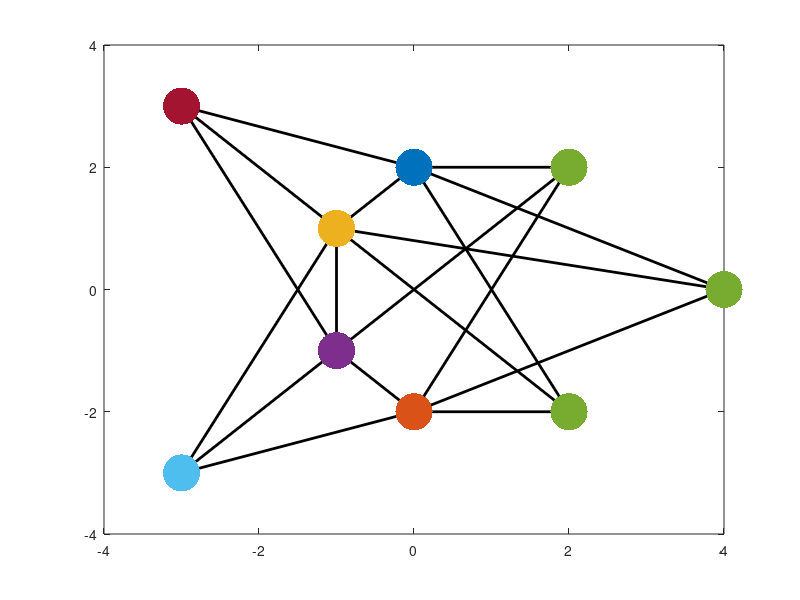

The MATLAB script that drew this image:
function [r, H, A, W, Omega] = affineGraph()
%%
%%%%%%%%%%%关联矩阵%%%%%%%%%%%
H = [1, 1, 1, 0, 0, 0, 0, 0, 0, 0, 0, 0, 0, 0, 0, 0, 0, 0;
     0, 0, 0, 1, 1, 1, 0, 0, 0, 0, 0, 0, 0, 0, 0, 0, 0, 0;
     0, 0, 0, 0, 0, 0, 1, 1, 1, 0, 0, 0, 0, 0, 0, 0, 0, 0;
    -1, 0, 0,-1, 0, 0,-1, 0, 0, 1, 0, 0, 1, 0, 0, 0, 0, 0;
     0,-1, 0, 0,-1, 0, 0,-1, 0, 0, 1, 0, 0, 0, 0, 1, 0, 0;
     0, 0,-1, 0, 0, 0, 0, 0,-1,-1, 0, 1, 0, 1, 0, 0, 1, 0;
     0, 0, 0, 0, 0,-1, 0, 0, 0, 0,-1,-1, 0, 0, 1, 0, 0, 1;
     0, 0, 0, 0, 0, 0, 0, 0, 0, 0, 0, 0,-1,-1,-1, 0, 0, 0;
     0, 0, 0, 0, 0, 0, 0, 0, 0, 0, 0, 0, 0, 0, 0,-1,-1,-1];

%%
%%%%%%%%%%%nominal configuration matrix%%%%%%%%%%%
r = [ 8,  0;
      4,  4;
      4, -4;
      0,  4;
      0, -4;
     -2,  2;
     -2, -2;
     -6,  6;
     -6, -6] / 2;
%%%%%%%%%%%邻接矩阵%%%%%%%%%%%
A = [0 0 0 0 0 0 0 0 0;
     0 0 0 0 0 0 0 0 0;
     0 0 0 0 0 0 0 0 0;
     1 1 1 0 0 0 0 0 0;
     1 1 1 0 0 0 0 0 0;
     1 0 1 1 0 0 0 0 0;
     0 1 0 0 1 1 0 0 0;
     0 0 0 1 0 1 1 0 0;
     0 0 0 0 1 1 1 0 0];
W = [   0,       0,       0,    0,     0,       0,    0,    0,    0;
        0,       0,       0,    0,     0,       0,    0,    0,    0;
        0,       0,       0,    0,     0,       0,    0,    0,    0;
        1,    -1.5,    -0.5,    0,     0,       0,    0,    0,    0;
        1,    -0.5,    -1.5,    0,     0,       0,    0,    0,    0;
     -0.5,       0,     0.5,    1,     0,       0,    0,    0,    0;
        0,      -1,       0,    0,     3,       3,    0,    0,    0;
        0,       0,       0,    1,     0,    -2.5,    1,    0,    0;
        0,       0,       0,    0,  -0.4,    -0.4,    1,    0,    0];
%%%%%%%%%%%Laplacian矩阵%%%%%%%%%%%
N = size(r, 1);
Omega = -W;
for i=1:N
    for j = 1:N
        Omega(i,i) = Omega(i,i) + W(i,j);
    end
end 
disp(Omega)

%%
[n,m] = size(H);
edge = mod(reshape(find(H~=0),2,m),n);
edge(edge==0) = n;
MarkerSize = 80;

figure(1)
for i=1:m
    plot(r(edge(:,i),1), r(edge(:,i),2), 'k', 'LineWidth', 2); hold on;
end
plot(r(1,1), r(1,2), '.', 'MarkerSize', MarkerSize, 'Color', [0.4660 0.6740 0.1880]);
plot(r(2,1), r(2,2), '.', 'MarkerSize', MarkerSize, 'Color', [0.4660 0.6740 0.1880]);
plot(r(3,1), r(3,2), '.', 'MarkerSize', MarkerSize, 'Color', [0.4660 0.6740 0.1880]);
plot(r(4,1), r(4,2), '.', 'MarkerSize', MarkerSize, 'Color', [0 0.4470 0.7410]);
plot(r(5,1), r(5,2), '.', 'MarkerSize', MarkerSize, 'Color', [0.8500 0.3250 0.0980]);
plot(r(6,1), r(6,2), '.', 'MarkerSize', MarkerSize, 'Color', [0.9290 0.6940 0.1250]);
plot(r(7,1), r(7,2), '.', 'MarkerSize', MarkerSize, 'Color', [0.4940 0.1840 0.5560]);
plot(r(8,1), r(8,2), '.', 'MarkerSize', MarkerSize, 'Color', [0.6350 0.0780 0.1840]);
plot(r(9,1), r(9,2), '.', 'MarkerSize', MarkerSize, 'Color', [0.3010 0.7450 0.9330]);
xlim([-4,4]);
ylim([-4,4])
end
